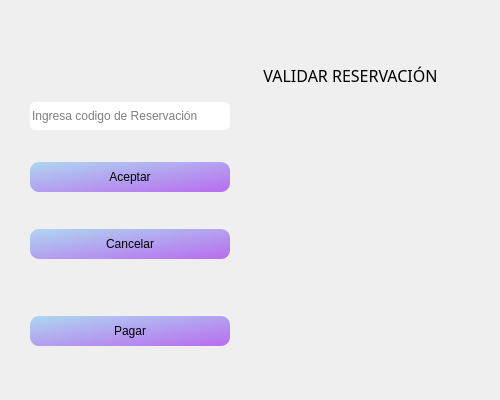
<?xml version="1.0" encoding="UTF-8"?>
<ui version="4.0">
 <class>ingresaconreserva</class>
 <widget class="QDialog" name="ingresaconreserva">
  <property name="geometry">
   <rect>
    <x>0</x>
    <y>0</y>
    <width>500</width>
    <height>400</height>
   </rect>
  </property>
  <property name="windowTitle">
   <string>Dialog</string>
  </property>
  <property name="styleSheet">
   <string notr="true">#ingresaconreserva{
border-image: url(:/Img/F4.png);}</string>
  </property>
  <widget class="QWidget" name="validar" native="true">
   <property name="geometry">
    <rect>
     <x>10</x>
     <y>30</y>
     <width>470</width>
     <height>350</height>
    </rect>
   </property>
   <property name="maximumSize">
    <size>
     <width>470</width>
     <height>350</height>
    </size>
   </property>
   <property name="styleSheet">
    <string notr="true">#validar{
border-image: url(:/Img/F1.jfif);
border-radius: 5px;
}</string>
   </property>
   <widget class="QLabel" name="label">
    <property name="geometry">
     <rect>
      <x>220</x>
      <y>20</y>
      <width>241</width>
      <height>51</height>
     </rect>
    </property>
    <property name="font">
     <font>
      <family>Microsoft YaHei</family>
      <pointsize>12</pointsize>
     </font>
    </property>
    <property name="text">
     <string>VALIDAR RESERVACIÓN</string>
    </property>
    <property name="alignment">
     <set>Qt::AlignCenter</set>
    </property>
   </widget>
   <widget class="QLabel" name="label_2">
    <property name="geometry">
     <rect>
      <x>230</x>
      <y>100</y>
      <width>221</width>
      <height>161</height>
     </rect>
    </property>
    <property name="styleSheet">
     <string notr="true">image: url(:/Img/acceder.png);</string>
    </property>
    <property name="text">
     <string/>
    </property>
   </widget>
   <widget class="QWidget" name="verticalLayoutWidget">
    <property name="geometry">
     <rect>
      <x>20</x>
      <y>60</y>
      <width>201</width>
      <height>271</height>
     </rect>
    </property>
    <layout class="QVBoxLayout" name="verticalLayout">
     <property name="spacing">
      <number>5</number>
     </property>
     <item>
      <widget class="QLineEdit" name="Codigo_lineEdit">
       <property name="sizePolicy">
        <sizepolicy hsizetype="Fixed" vsizetype="Fixed">
         <horstretch>0</horstretch>
         <verstretch>0</verstretch>
        </sizepolicy>
       </property>
       <property name="maximumSize">
        <size>
         <width>200</width>
         <height>28</height>
        </size>
       </property>
       <property name="styleSheet">
        <string notr="true">border-radius: 5px;</string>
       </property>
       <property name="text">
        <string/>
       </property>
       <property name="placeholderText">
        <string>Ingresa codigo de Reservación</string>
       </property>
      </widget>
     </item>
     <item>
      <spacer name="verticalSpacer">
       <property name="orientation">
        <enum>Qt::Vertical</enum>
       </property>
       <property name="sizeType">
        <enum>QSizePolicy::Fixed</enum>
       </property>
       <property name="sizeHint" stdset="0">
        <size>
         <width>20</width>
         <height>15</height>
        </size>
       </property>
      </spacer>
     </item>
     <item>
      <widget class="QPushButton" name="Acept_pushButton">
       <property name="sizePolicy">
        <sizepolicy hsizetype="Fixed" vsizetype="Fixed">
         <horstretch>0</horstretch>
         <verstretch>0</verstretch>
        </sizepolicy>
       </property>
       <property name="maximumSize">
        <size>
         <width>200</width>
         <height>30</height>
        </size>
       </property>
       <property name="styleSheet">
        <string notr="true">QPushButton{
border-width: 0px;
border-radius: 9px;
background-color: qlineargradient(spread:pad, x1:0, y1:0, x2:1, y2:1, stop:0 rgb(174, 214, 240), stop:1 rgb(184, 108, 239));}

QPushButton:hover{
	background-color: rgb(154,158,218);
    border-radius: 9px;
	color: black;
    selection-color: white;  
    padding: 2px 4px;

}
</string>
       </property>
       <property name="text">
        <string>Aceptar</string>
       </property>
      </widget>
     </item>
     <item>
      <spacer name="verticalSpacer_2">
       <property name="orientation">
        <enum>Qt::Vertical</enum>
       </property>
       <property name="sizeType">
        <enum>QSizePolicy::Fixed</enum>
       </property>
       <property name="sizeHint" stdset="0">
        <size>
         <width>20</width>
         <height>20</height>
        </size>
       </property>
      </spacer>
     </item>
     <item>
      <widget class="QPushButton" name="Cancel_pushButton">
       <property name="sizePolicy">
        <sizepolicy hsizetype="Fixed" vsizetype="Fixed">
         <horstretch>0</horstretch>
         <verstretch>0</verstretch>
        </sizepolicy>
       </property>
       <property name="maximumSize">
        <size>
         <width>200</width>
         <height>30</height>
        </size>
       </property>
       <property name="styleSheet">
        <string notr="true">QPushButton{
border-width: 0px;
border-radius: 9px;
background-color: qlineargradient(spread:pad, x1:0, y1:0, x2:1, y2:1, stop:0 rgb(174, 214, 240), stop:1 rgb(184, 108, 239));}

QPushButton:hover{
	background-color: rgb(154,158,218);
    border-radius: 9px;
	color: black;
    selection-color: white;  
    padding: 2px 4px;

}
</string>
       </property>
       <property name="text">
        <string>Cancelar</string>
       </property>
      </widget>
     </item>
     <item>
      <spacer name="verticalSpacer_3">
       <property name="orientation">
        <enum>Qt::Vertical</enum>
       </property>
       <property name="sizeType">
        <enum>QSizePolicy::Fixed</enum>
       </property>
       <property name="sizeHint" stdset="0">
        <size>
         <width>20</width>
         <height>40</height>
        </size>
       </property>
      </spacer>
     </item>
     <item>
      <widget class="QPushButton" name="Pagar_pushButton">
       <property name="sizePolicy">
        <sizepolicy hsizetype="Fixed" vsizetype="Fixed">
         <horstretch>0</horstretch>
         <verstretch>0</verstretch>
        </sizepolicy>
       </property>
       <property name="maximumSize">
        <size>
         <width>200</width>
         <height>30</height>
        </size>
       </property>
       <property name="styleSheet">
        <string notr="true">QPushButton{
border-width: 0px;
border-radius: 9px;
background-color: qlineargradient(spread:pad, x1:0, y1:0, x2:1, y2:1, stop:0 rgb(174, 214, 240), stop:1 rgb(184, 108, 239));}

QPushButton:hover{
	background-color: rgb(154,158,218);
    border-radius: 9px;
	color: black;
    selection-color: white;  
    padding: 2px 4px;

}
</string>
       </property>
       <property name="text">
        <string>Pagar</string>
       </property>
      </widget>
     </item>
    </layout>
   </widget>
  </widget>
 </widget>
 <resources/>
 <connections/>
</ui>
